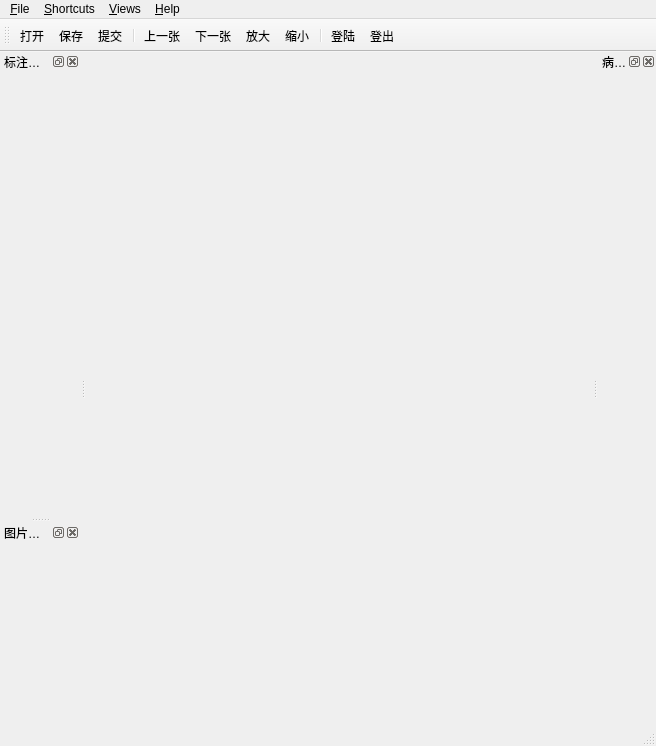
<?xml version="1.0" encoding="UTF-8"?>
<ui version="4.0">
 <class>MainWindow</class>
 <widget class="QMainWindow" name="MainWindow">
  <property name="geometry">
   <rect>
    <x>0</x>
    <y>0</y>
    <width>656</width>
    <height>746</height>
   </rect>
  </property>
  <property name="windowTitle">
   <string>sloth</string>
  </property>
  <property name="windowIcon">
   <iconset resource="icons.qrc">
    <normaloff>:/icons/sloth.svg</normaloff>:/icons/sloth.svg</iconset>
  </property>
  <widget class="QWidget" name="centralWidget"/>
  <widget class="QMenuBar" name="menubar">
   <property name="geometry">
    <rect>
     <x>0</x>
     <y>0</y>
     <width>656</width>
     <height>22</height>
    </rect>
   </property>
   <widget class="QMenu" name="menuFile">
    <property name="title">
     <string>&amp;File</string>
    </property>
    <addaction name="open"/>
    <addaction name="save"/>
    <addaction name="submit"/>
    <addaction name="separator"/>
    <addaction name="actionExit"/>
   </widget>
   <widget class="QMenu" name="menu_Views">
    <property name="title">
     <string>&amp;Views</string>
    </property>
    <addaction name="actionLocked"/>
   </widget>
   <widget class="QMenu" name="menu_Help">
    <property name="title">
     <string>&amp;Help</string>
    </property>
    <addaction name="action_About"/>
   </widget>
   <widget class="QMenu" name="menuShortcuts">
    <property name="title">
     <string>&amp;Shortcuts</string>
    </property>
   </widget>
   <addaction name="menuFile"/>
   <addaction name="menuShortcuts"/>
   <addaction name="menu_Views"/>
   <addaction name="menu_Help"/>
  </widget>
  <widget class="QStatusBar" name="statusbar"/>
  <widget class="QToolBar" name="toolBar">
   <property name="windowTitle">
    <string>Toolbar</string>
   </property>
   <attribute name="toolBarArea">
    <enum>TopToolBarArea</enum>
   </attribute>
   <attribute name="toolBarBreak">
    <bool>false</bool>
   </attribute>
   <addaction name="open"/>
   <addaction name="save"/>
   <addaction name="submit"/>
   <addaction name="separator"/>
   <addaction name="actionPrevious"/>
   <addaction name="actionNext"/>
   <addaction name="actionZoom_In"/>
   <addaction name="actionZoom_Out"/>
   <addaction name="separator"/>
   <addaction name="actionLogin"/>
   <addaction name="actionLogoff"/>
  </widget>
  <widget class="QDockWidget" name="dockProperties">
   <property name="enabled">
    <bool>true</bool>
   </property>
   <property name="minimumSize">
    <size>
     <width>80</width>
     <height>44</height>
    </size>
   </property>
   <property name="windowTitle">
    <string>标注工具</string>
   </property>
   <attribute name="dockWidgetArea">
    <number>1</number>
   </attribute>
   <widget class="QWidget" name="dockPropertiesContents"/>
  </widget>
  <widget class="QDockWidget" name="dockAnnotations">
   <property name="windowTitle">
    <string>图片列表</string>
   </property>
   <attribute name="dockWidgetArea">
    <number>1</number>
   </attribute>
   <widget class="QWidget" name="dockAnnotationsContents"/>
  </widget>
  <widget class="QDockWidget" name="dockInformation">
   <property name="windowTitle">
    <string>病例信息</string>
   </property>
   <attribute name="dockWidgetArea">
    <number>2</number>
   </attribute>
   <widget class="QWidget" name="dockInformationContents"/>
  </widget>
  <action name="open">
   <property name="icon">
    <iconset resource="icons.qrc">
     <normaloff>:/icons/folder_table.png</normaloff>:/icons/folder_table.png</iconset>
   </property>
   <property name="text">
    <string>打开</string>
   </property>
   <property name="statusTip">
    <string>Open existing annotation file</string>
   </property>
   <property name="shortcut">
    <string>Ctrl+O</string>
   </property>
  </action>
  <action name="actionNew">
   <property name="icon">
    <iconset resource="icons.qrc">
     <normaloff>:/icons/page_white_text.png</normaloff>:/icons/page_white_text.png</iconset>
   </property>
   <property name="text">
    <string>&amp;New</string>
   </property>
   <property name="statusTip">
    <string>Create new annotation file</string>
   </property>
  </action>
  <action name="save">
   <property name="icon">
    <iconset resource="icons.qrc">
     <normaloff>:/icons/disk.png</normaloff>:/icons/disk.png</iconset>
   </property>
   <property name="text">
    <string>保存</string>
   </property>
   <property name="shortcut">
    <string>Ctrl+S</string>
   </property>
  </action>
  <action name="actionExit">
   <property name="icon">
    <iconset resource="icons.qrc">
     <normaloff>:/icons/door_in.png</normaloff>:/icons/door_in.png</iconset>
   </property>
   <property name="text">
    <string>&amp;Exit</string>
   </property>
   <property name="menuRole">
    <enum>QAction::QuitRole</enum>
   </property>
  </action>
  <action name="action_Add_ImageDir">
   <property name="icon">
    <iconset resource="icons.qrc">
     <normaloff>:/icons/picture_add.png</normaloff>:/icons/picture_add.png</iconset>
   </property>
   <property name="text">
    <string>&amp;Add ImageDir</string>
   </property>
   <property name="shortcut">
    <string>Ctrl+D</string>
   </property>
  </action>
  <action name="actionNext">
   <property name="icon">
    <iconset resource="icons.qrc">
     <normaloff>:/icons/arrow_right.png</normaloff>:/icons/arrow_right.png</iconset>
   </property>
   <property name="text">
    <string>下一张</string>
   </property>
  </action>
  <action name="actionPrevious">
   <property name="icon">
    <iconset resource="icons.qrc">
     <normaloff>:/icons/arrow_left.png</normaloff>:/icons/arrow_left.png</iconset>
   </property>
   <property name="text">
    <string>上一张</string>
   </property>
  </action>
  <action name="actionZoom_In">
   <property name="icon">
    <iconset resource="icons.qrc">
     <normaloff>:/icons/zoom_in.png</normaloff>:/icons/zoom_in.png</iconset>
   </property>
   <property name="text">
    <string>放大</string>
   </property>
  </action>
  <action name="actionZoom_Out">
   <property name="icon">
    <iconset resource="icons.qrc">
     <normaloff>:/icons/zoom_out.png</normaloff>:/icons/zoom_out.png</iconset>
   </property>
   <property name="text">
    <string>缩小</string>
   </property>
  </action>
  <action name="actionLogin">
   <property name="icon">
    <iconset resource="icons.qrc">
     <normaloff>:/icons/door_in.png</normaloff>:/icons/door_in.png</iconset>
   </property>
   <property name="text">
    <string>登陆</string>
   </property>
  </action>
  <action name="actionLogoff">
   <property name="icon">
    <iconset resource="icons.qrc">
     <normaloff>:/icons/door_out.png</normaloff>:/icons/door_out.png</iconset>
   </property>
   <property name="text">
    <string>登出</string>
   </property>
  </action>
  <action name="actionMask">
   <property name="checkable">
    <bool>true</bool>
   </property>
   <property name="text">
    <string>Mask</string>
   </property>
   <property name="shortcut">
    <string>M</string>
   </property>
  </action>
  <action name="actionSelection">
   <property name="checkable">
    <bool>true</bool>
   </property>
   <property name="text">
    <string>Selection</string>
   </property>
   <property name="shortcut">
    <string>S</string>
   </property>
  </action>
  <action name="actionRectangle">
   <property name="checkable">
    <bool>true</bool>
   </property>
   <property name="text">
    <string>Rectangle</string>
   </property>
   <property name="shortcut">
    <string>R</string>
   </property>
  </action>
  <action name="submit">
   <property name="icon">
    <iconset resource="icons.qrc">
     <normaloff>:/icons/disk_multiple.png</normaloff>:/icons/disk_multiple.png</iconset>
   </property>
   <property name="text">
    <string>提交</string>
   </property>
   <property name="iconText">
    <string>提交</string>
   </property>
  </action>
  <action name="action_About">
   <property name="text">
    <string>&amp;About</string>
   </property>
  </action>
  <action name="actionPoint">
   <property name="checkable">
    <bool>true</bool>
   </property>
   <property name="text">
    <string>Point</string>
   </property>
   <property name="shortcut">
    <string>P</string>
   </property>
  </action>
  <action name="actionLocked">
   <property name="checkable">
    <bool>true</bool>
   </property>
   <property name="text">
    <string>&amp;Locked</string>
   </property>
  </action>
 </widget>
 <resources>
  <include location="icons.qrc"/>
 </resources>
 <connections/>
</ui>
